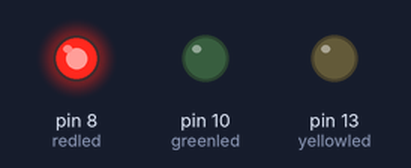
A sketch run on a simulated Arduino Uno, built with avr-gcc and run on an emulated ATmega328P. On the bench: output pins drawn as LEDs (lit = HIGH).

Above: at 0.05 s.
At 0.75 s:
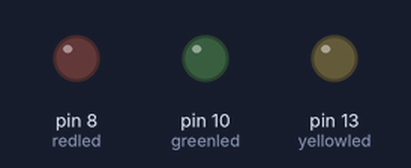
At 1.45 s:
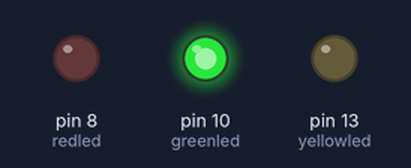
At 2.85 s:
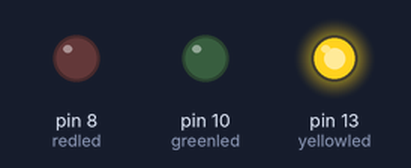
Timing chart, 0 to 3.1 s (numbered marks = the images above):
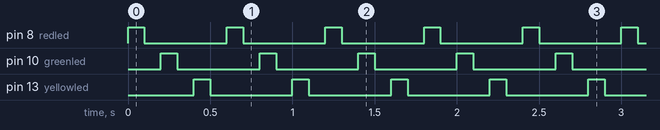

Measured:
- by itself, pin 8 (redled), pin 10 (greenled), pin 13 (yellowled): alternates HIGH for 0.10 s and LOW for 0.50 s

The sketch:

Project_6_LED_Chasing_Effect.ino
```cpp
/*
keyestudio Max Development Board
Project 6
LED Chasing Effect
http://www.keyestudio.com
*/

int  redled = 8;
int  greenled = 10;
int  yellowled =13;
void  setup(){
 pinMode(redled, OUTPUT);
 pinMode(greenled, OUTPUT);
 pinMode(yellowled, OUTPUT);

 }
    void loop()
    {
    digitalWrite(redled, HIGH);//点亮红色小灯
    delay(100);//延时0.1 秒
    digitalWrite(redled, LOW); //熄灭红色小灯
    delay(100);//延时1 秒
    digitalWrite(greenled, HIGH);//点亮绿色小灯
    delay(100);//延时0.1 秒
    digitalWrite(greenled, LOW);//熄灭绿色小灯
    delay(100);//延时0.1 秒
    digitalWrite(yellowled, HIGH);//点亮黄色小灯
    delay(100);//延时0.1 秒
    digitalWrite(yellowled, LOW);//熄灭黄色小灯
    delay(100);//延时0.1 秒
     }
```
